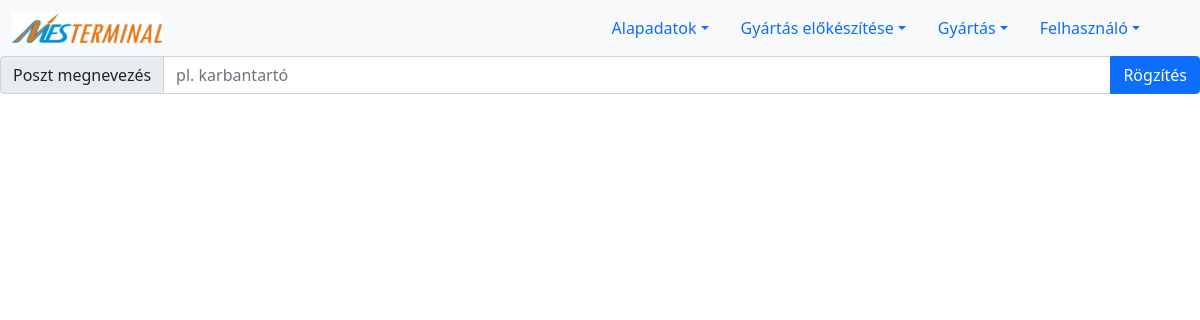
Page /post.php on the earlier database version.
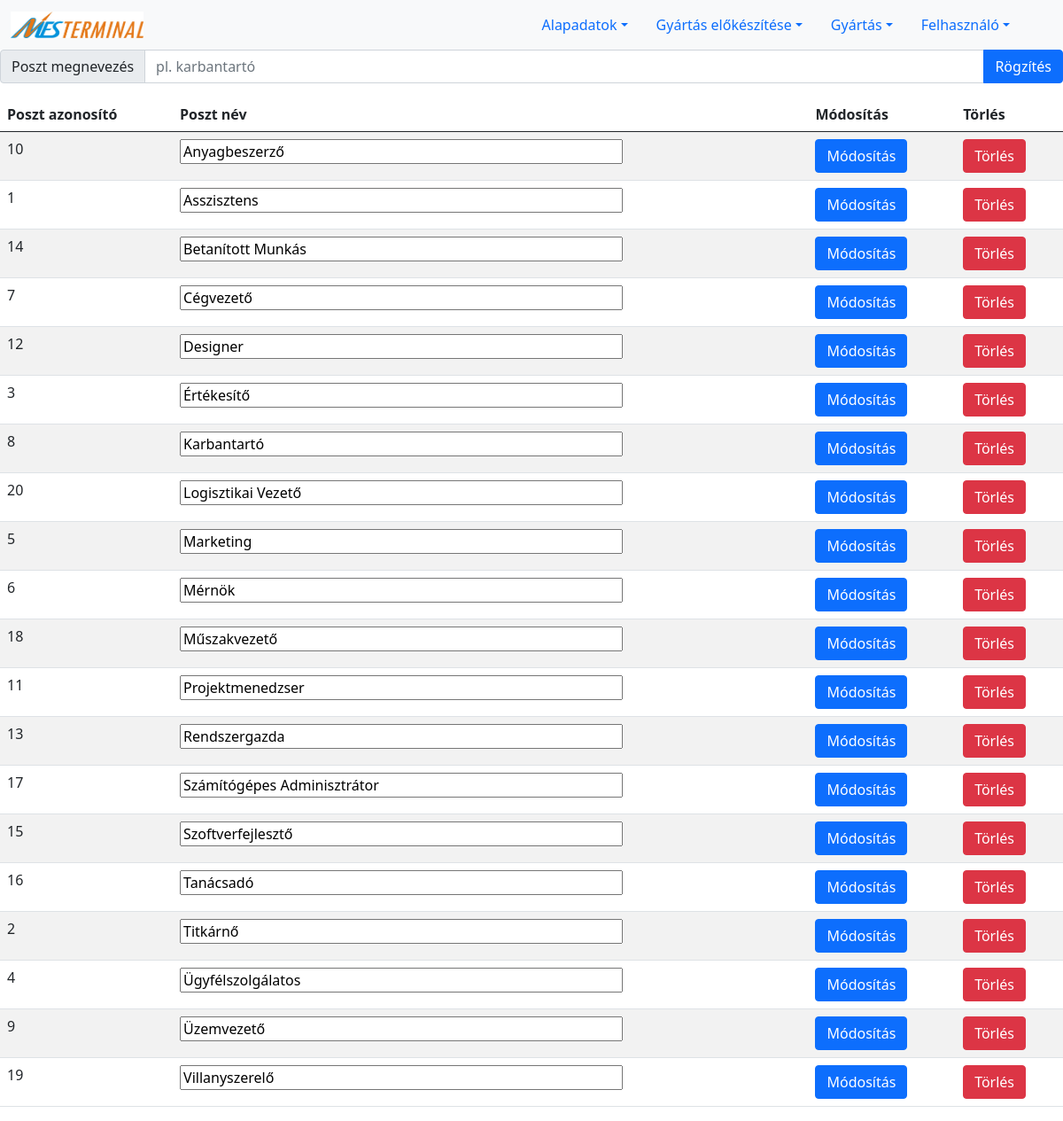
Same page on the later database version.
### tables this page shows
CREATE TABLE `role` (
  `ID` int(11) NOT NULL,
  `name` varchar(255) NOT NULL
);

### lists/listPosts.php (the view, shortened to what this page needs)
<?php
include "connection.php";
$sql="SELECT * from `role` order by name ASC";
$reultErrors = $conn -> query($sql);
if ($reultErrors->num_rows > 0) {
    print '
    <div style="overflow: hidden">
    <table class="table table-striped">
        <thead>
        <tr>
            <th scope="col">Poszt azonosító</th>
            <th scope="col">Poszt név</th>
            <th scope="col">Módosítás</th>
            <th scope="col">Törlés</th>
        </tr>
        </thead>
        <tbody>
        ';
    while($row = $reultErrors->fetch_assoc()) {
        print '
            <tr>
            <form action="feldolgozok/modifyPost.php" method="POST">
            <td>'.$row["ID"].'</td>
            <td><input type="text" style="width:500px" name="postName" value="'.$row["name"].'"></td>
            <td><Button type="submit" name="postId" value="'.$row["ID"].'" class="btn btn-primary">Módosítás</button>
            </form>
            <form action="feldolgozok/deletePost.php" method="POST">
            <td><Button type="submit" name="postId" value="'.$row["ID"].'" class="btn btn-danger">Törlés</button>
            </form>
            </tr>';
    }
    print '
        </tbody>
        </table>
        </div>';
}
?>

Differences in the rows shown:
added role: ID "10", postName "Anyagbeszerző"
added role: ID "1", postName "Asszisztens"
added role: ID "14", postName "Betanított Munkás"
added role: ID "7", postName "Cégvezető"
added role: ID "12", postName "Designer"
added role: ID "3", postName "Értékesítő"
added role: ID "8", postName "Karbantartó"
added role: ID "20", postName "Logisztikai Vezető"
added role: ID "5", postName "Marketing"
added role: ID "6", postName "Mérnök"
added role: ID "18", postName "Műszakvezető"
added role: ID "11", postName "Projektmenedzser"
added role: ID "13", postName "Rendszergazda"
added role: ID "17", postName "Számítógépes Adminisztrátor"
added role: ID "15", postName "Szoftverfejlesztő"
added role: ID "16", postName "Tanácsadó"
added role: ID "2", postName "Titkárnő"
added role: ID "4", postName "Ügyfélszolgálatos"
added role: ID "9", postName "Üzemvezető"
added role: ID "19", postName "Villanyszerelő"
Other differences:
text now shown: "Poszt azonosító Poszt név Módosítás Törlés"
